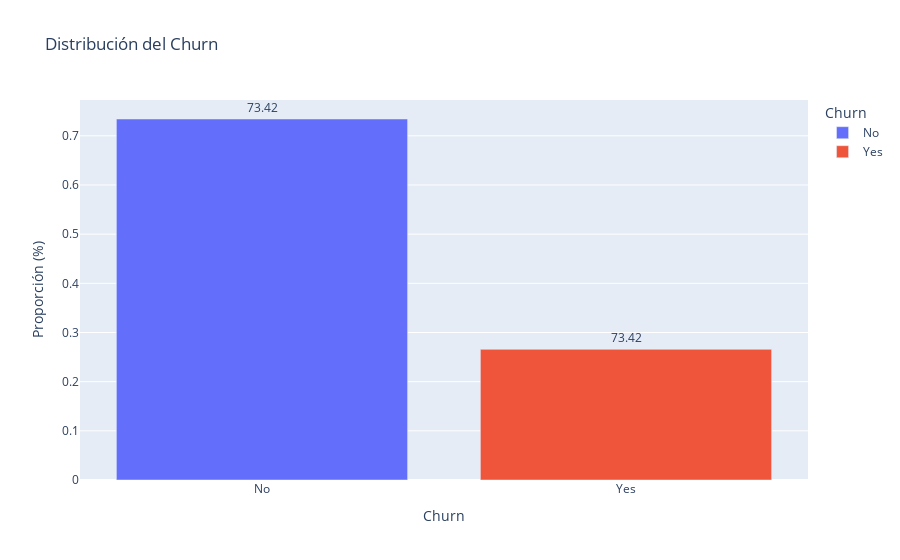

The cell this chart's notebook holds for it:
### Code cell
fig = px.bar(
    churn_resume, 
    x='Churn', 
    y='proportion',
    color='Churn',
    title='Distribución del Churn',
    labels={
        'proportion': 'Proporción (%)'
    }
)

fig.update_traces(
    text=round(churn_resume['proportion']*100, 2),
    textposition='outside'
)

fig.show()

### Figure 1 — Plotly figure (JSON) as saved in the notebook; plotly's stock layout.template omitted (floating-point values rounded to 4 significant figures)
{"data": [{"alignmentgroup": "True", "hovertemplate": "Churn=%{x}<br>Proporción (%)=%{y}<extra></extra>", "legendgroup": "No", "marker": {"color": "#636efa", "pattern": {"shape": ""}}, "name": "No", "offsetgroup": "No", "orientation": "v", "showlegend": true, "text": [73.42, 26.58], "textposition": "outside", "type": "bar", "x": ["No"], "xaxis": "x", "y": [0.7342], "yaxis": "y"}, {"alignmentgroup": "True", "hovertemplate": "Churn=%{x}<br>Proporción (%)=%{y}<extra></extra>", "legendgroup": "Yes", "marker": {"color": "#EF553B", "pattern": {"shape": ""}}, "name": "Yes", "offsetgroup": "Yes", "orientation": "v", "showlegend": true, "text": [73.42, 26.58], "textposition": "outside", "type": "bar", "x": ["Yes"], "xaxis": "x", "y": [0.2658], "yaxis": "y"}], "layout": {"barmode": "relative", "legend": {"title": {"text": "Churn"}, "tracegroupgap": 0}, "title": {"text": "Distribución del Churn"}, "xaxis": {"anchor": "y", "categoryarray": ["No", "Yes"], "categoryorder": "array", "domain": [0, 1], "title": {"text": "Churn"}}, "yaxis": {"anchor": "x", "domain": [0, 1], "title": {"text": "Proporción (%)"}}}}
